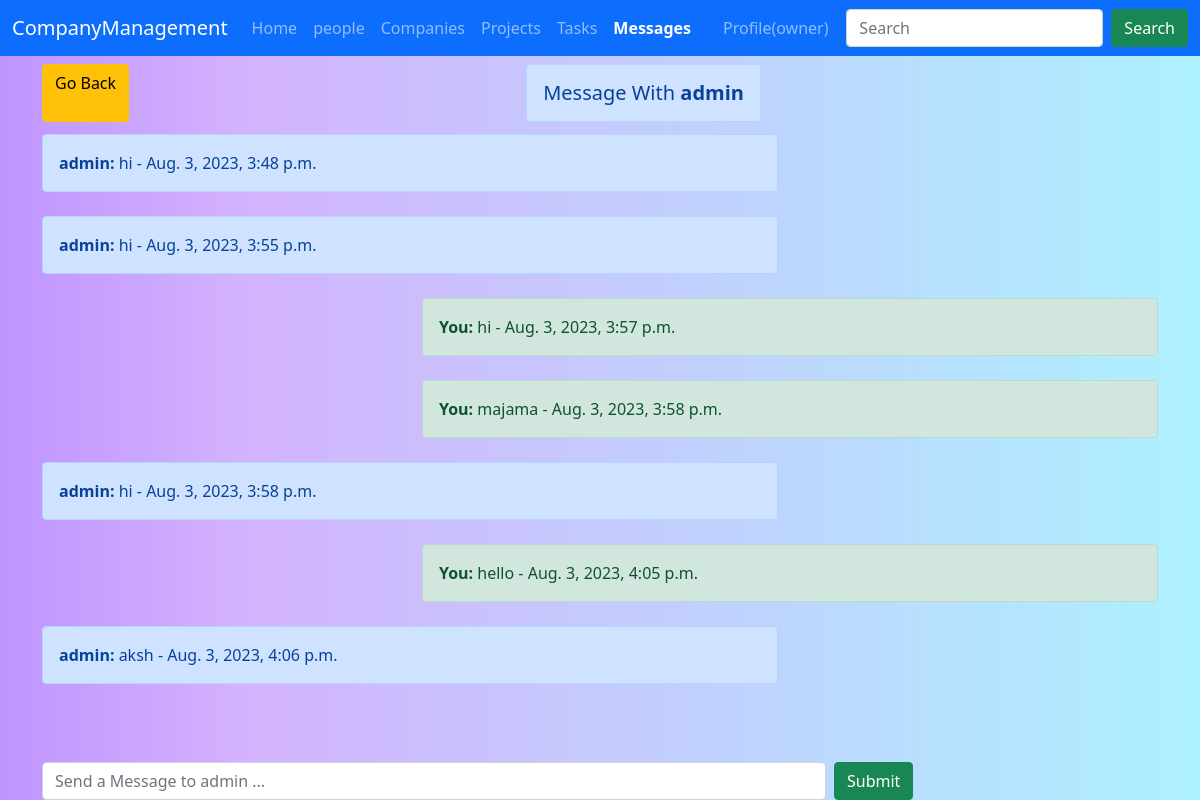
Screenshot of /Message/1/ (signed in) with the database file from the repository.
### UserModule/models.py (models this page shows)
class User(AbstractUser):
    is_admin = models.BooleanField('Is admin', default=False)
    is_owner = models.BooleanField('Is owner', default=False)
    is_manager = models.BooleanField('Is manager', default=False)
    is_supervisor = models.BooleanField('Is supervisor', default=False)
    is_assistant = models.BooleanField('Is assistant', default=False)

class Message(models.Model):
    sender = models.ForeignKey(
        User, on_delete=models.SET_NULL, null=True, related_name='send')
    receiver = models.ForeignKey(User, on_delete=models.SET_NULL, null=True)
    msg = models.CharField(max_length=70)
    timestamp = models.DateTimeField(auto_now_add=True)
    def __str__(self):
        return f'{self.sender} - {self.receiver}'

### CompanyManagement/views.py (the view, shortened to what this page needs)
# urls.py: path('Message/<int:pk>/', views.userMessages , name='userMessage'),
def userMessages(request, pk):
    user = User.objects.filter(id=pk)[0]
    data = Message.objects.filter(
        (Q(sender=request.user) & Q(receiver=user)) | (Q(sender=user) & Q(receiver=request.user))).order_by('timestamp')
    print('data', data)
    return render(request, 'CompanyManagement/DashBoard/userMessages.html', {'user': user.username, 'data': data})

### templates/CompanyManagement/DashBoard/userMessages.html (shortened to what this page needs)
<!DOCTYPE html>
<html lang="en">
  <head>
    <link
      href="https://cdn.jsdelivr.net/npm/bootstrap@5.1.3/dist/css/bootstrap.min.css"
      rel="stylesheet"
    />
  </head>
  <body
    style="
    background: rgb(191,148,255);
    background: linear-gradient(90deg, rgba(191,148,255,1) 0%, rgba(211,178,253,1) 20%, rgba(173,241,255,1) 100%);
    "
  >
    {% include "./Navbar/Navbar.html" with Messages='active' %}
    <div class="container">
      <div class="row">
        <div className="container ">
          <form method="post">
            <div class="row">
              <h5 class="col-md-12 my-2">
                <div class="d-flex">
                  <a
                    href="/Messages/"
                    class="btn btn-warning justify-content-start"
                  >
                    Go Back
                  </a>
                  <div class="alert alert-primary m-auto text-center">
                    Message With <b>{{user}} </b>
                  </div>
                </div>
              </h5>
              {% for i in data %} {% if i.sender == request.user %}
              <div class="col-md-8 my-1 offset-4 col-8 offset-md-4">
                <div class="alert alert-success">
                  <b>You: </b>
                  {{i.msg}} - {{i.timestamp}}
                </div>
              </div>
              {% else %}
              <div class="col-md-8 my-1">
                <div class="alert alert-primary">
                  <b>{{i.sender}}: </b>
                  {{i.msg}} - {{i.timestamp}}
                </div>
              </div>
              {% endif %} {% endfor %}
              <div class="position-fixed d-flex" style="bottom: 0">
                <div class="col-md-8">
                  <input
                    type="text"
                    class="form-control"
                    name="message"
                    id="message"
                    required
                    autofocus
                    placeholder="Send a Message to {{user}} ..."
                  />
                </div>
                <div class="col-md-2 mx-2">
                  <button type="submit" class="btn btn-success">Submit</button>
                </div>
              </div>
            </div>
          </form>
        </div>
      </div>
    </div>
  </body>
</html>

### templates/CompanyManagement/DashBoard/Navbar/Navbar.html (shortened to what this page needs)
<nav class="navbar navbar-expand-lg navbar-dark bg-primary">
  <div class="container-fluid">
    <a
      class="navbar-brand"
      href="#"
      style="
        font-family: 'Gill
                      Sans', 'Gill Sans MT', Calibri,
          'Trebuchet MS', sans-serif;
      "
    >
      CompanyManagement
    </a>
    <div class="collapse navbar-collapse" id="navbarSupportedContent">
      <ul class="navbar-nav me-auto mb-2 mb-lg-0">
        <li class="nav-item">
          <a class="nav-link {{Home}}" aria-current="page" href="/"
            >{% if home == 'active' %} <b>Home</b> {% else %} Home {% endif %}</a
          >
        </li>
        <li class="nav-item">
          <a class="nav-link {{People}}" href="/People"
            >{% if People == 'active' %} <b>people</b> {% else %} people {% endif %}</a
          >
        </li>
        <li class="nav-item">
          <a class="nav-link {{Companies}}" href="/Companies"
            >{% if Companies == 'active' %} <b>Companies</b> {% else %}
            Companies {% endif %}</a
          >
        </li>
        <li class="nav-item">
          <a class="nav-link {{Projects}}" href="/Projects"
            >{% if Projects == 'active' %} <b>Projects</b> {% else %} Projects
            {% endif %}</a
          >
        </li>
        <li class="nav-item">
          <a class="nav-link {{Tasks}}" href="/Tasks"
            >{% if Tasks == 'active' %} <b>Tasks</b> {% else %} Tasks {% endif %}</a
          >
        </li>
        <li class="nav-item">
          <a class="nav-link {{Messages}}" href="/Messages"
            >{% if Messages == 'active' %} <b>Messages</b> {% else %} Messages
            {% endif %}</a
          >
        </li>
        <li class="nav-item">
          <a class="nav-link {{Activity_Overview}}" href="/Activity_Overview"
            ></a>
        </li>
        <li class="nav-item">
          <a class="nav-link {{Profile}}" href="/Profile">
            {% if Profile == 'active' %} <b>Profile({{request.user}})</b> {% else %} Profile({{request.user}}) {% endif %}</a
          >
        </li>
      </ul>
      <form class="d-flex" role="search">
        <input
          class="form-control me-2"
          type="search"
          placeholder="Search"
          aria-label="Search"
        />
        <button class="btn btn-success" type="submit">Search</button>
      </form>
    </div>
  </div>
</nav>
  </body>

### rows the page displays
User: user "owner"
User: username "admin", message "Send a Message to admin ..."
Message: sender "admin", msg "hi", timestamp "Aug. 3, 2023, 3:48 p.m."
Message: sender "admin", msg "hi", timestamp "Aug. 3, 2023, 3:55 p.m."
Message: msg "hi", timestamp "Aug. 3, 2023, 3:57 p.m."
Message: msg "majama", timestamp "Aug. 3, 2023, 3:58 p.m."
Message: sender "admin", msg "hi", timestamp "Aug. 3, 2023, 3:58 p.m."
Message: msg "hello", timestamp "Aug. 3, 2023, 4:05 p.m."
Message: sender "admin", msg "aksh", timestamp "Aug. 3, 2023, 4:06 p.m."
